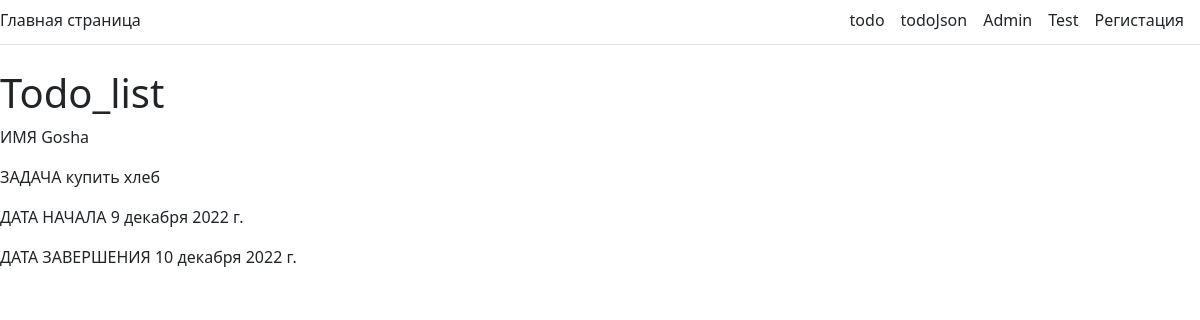
Screenshot of /todolist/2/ with the database file from the repository.
### core/models.py (models this page shows, shortened)
class TodoList(models.Model):
    title = models.CharField('Имя', max_length=25)
    content = models.TextField('Задачи', blank=True)
    created = models.DateField('Дата начала', default=timezone.now().strftime("%Y-%m-%d"))
    due_date = models.DateField('Дата завершения', default=timezone.now().strftime("%Y-%m-%d"))
    class Meta:
        verbose_name = 'Пользователь'
        verbose_name_plural = 'Пользователи'

### core/views.py (the view)
# urls.py: path('todolist/<int:id>/', core.views.todolist),
def todolist(request, id):
    p = models.TodoList.objects.get(id=id)
    return render(request, 'core/todo.html', context={
        'title': 'TodoList',
        'name': p.title,
        'content': p.content,
        'created': p.created,
        'due_date': p.due_date,
    })

### core/templates/core/todo.html
{% extends 'core/base.html' %}
{% block content %}
    <h1>Todo_list</h1>
    <p>ИМЯ {{ name }}</p>
    <p>ЗАДАЧА {{ content }}</p>
    <p>ДАТА НАЧАЛА {{ created }}</p>
    <p>ДАТА ЗАВЕРШЕНИЯ {{ due_date }}</p>
{% endblock %}

### rows the page displays
TodoList: title "Gosha", content "купить хлеб", created "9 декабря 2022 г.", due_date "10 декабря 2022 г."
